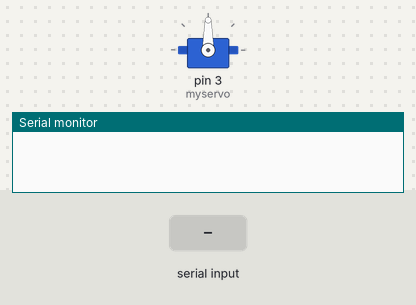
Bench run of a sketch on a simulated Arduino Uno, built with avr-gcc and run on an emulated ATmega328P. Shown: servo, the last lines printed to the serial monitor. The inputs (shaded band) are chosen by the test bench.

Above: at 1.2 s.
1.3 s: "30,150\n" received over Serial
At 2.9 s:
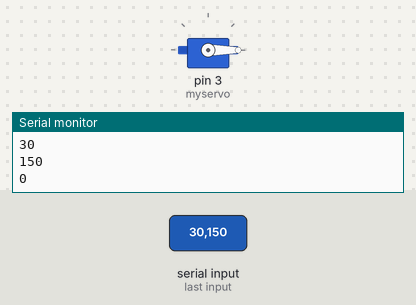
3.8 s: "90,45\n" received over Serial
At 4.1 s:
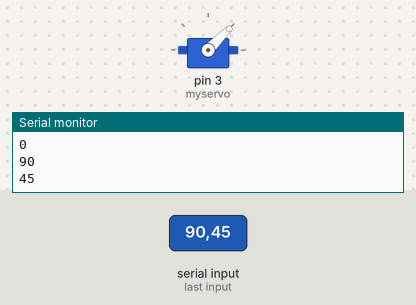
6.3 s: "200\n" received over Serial
At 7.1 s:
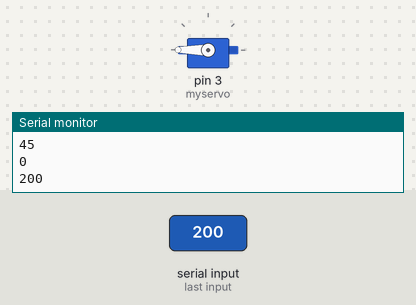
Timing chart, 0 to 9.3 s (numbered marks = the images above; inputs shaded):
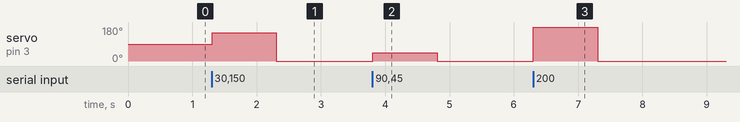

Measured:
- after the input at 1.3 s, servo on pin 3 (myservo): 90° → 150° at once, → 0° 1.0 s later
- after the input at 3.8 s, servo on pin 3 (myservo): 0° → 45° at once, → 0° 1.0 s later
- after the input at 6.3 s, servo on pin 3 (myservo): 0° → 180° at once, → 0° 1.0 s later

The sketch:

Servo.ino
```cpp
#include <Servo.h>

Servo myservo;
int angle;


void setup() {
  // put your setup code here, to run once:
myservo.attach(3);
Serial.begin(9600);

}

void loop() {
  // put your main code here, to run repeatedly:
  if(Serial.available()>0){
    angle=Serial.parseInt();
    Serial.println(angle);
    myservo.write(angle);

  }


}
```
